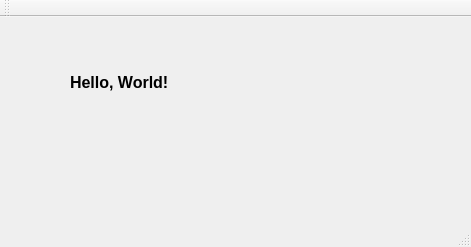
<?xml version="1.0" encoding="UTF-8"?>
<ui version="4.0">
 <class>MainWindow</class>
 <widget class="QMainWindow" name="MainWindow">
  <property name="geometry">
   <rect>
    <x>0</x>
    <y>0</y>
    <width>471</width>
    <height>247</height>
   </rect>
  </property>
  <property name="windowTitle">
   <string>MainWindow</string>
  </property>
  <widget class="QWidget" name="centralWidget">
   <widget class="QLabel" name="label">
    <property name="geometry">
     <rect>
      <x>70</x>
      <y>40</y>
      <width>191</width>
      <height>51</height>
     </rect>
    </property>
    <property name="font">
     <font>
      <pointsize>12</pointsize>
      <weight>75</weight>
      <bold>true</bold>
     </font>
    </property>
    <property name="text">
     <string>Hello, World!</string>
    </property>
   </widget>
  </widget>
  <widget class="QMenuBar" name="menuBar">
   <property name="geometry">
    <rect>
     <x>0</x>
     <y>0</y>
     <width>471</width>
     <height>30</height>
    </rect>
   </property>
  </widget>
  <widget class="QToolBar" name="mainToolBar">
   <attribute name="toolBarArea">
    <enum>TopToolBarArea</enum>
   </attribute>
   <attribute name="toolBarBreak">
    <bool>false</bool>
   </attribute>
  </widget>
  <widget class="QStatusBar" name="statusBar"/>
 </widget>
 <layoutdefault spacing="6" margin="11"/>
 <resources/>
 <connections/>
</ui>
